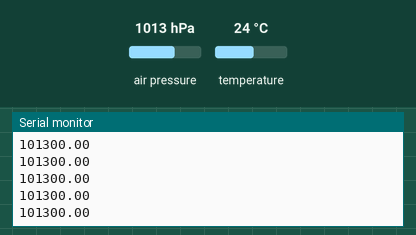
Simulated run of this sketch. Board: Arduino Uno, built with avr-gcc and run on an emulated ATmega328P. Shown: the last lines printed to the serial monitor. The inputs (shaded band) are chosen by the test bench; at power-on: air pressure 1013 hPa, temperature 24 °C.

Above: at 1.2 s.
1.3 s: air pressure set to 952 hPa
At 1.72 s:
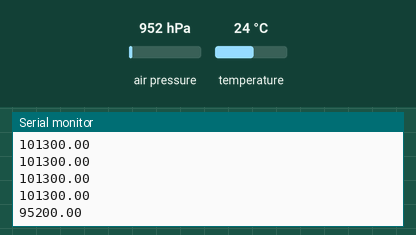
2.8 s: air pressure set to 975 hPa
At 3.0 s:
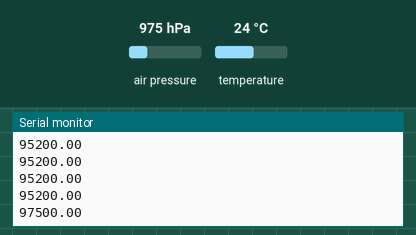
Timing chart, 0 to 5.8 s (numbered marks = the images above; inputs shaded):
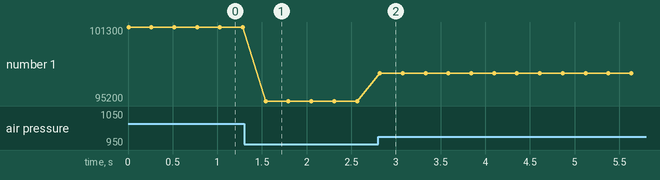

The sketch:

bmp180_toptechboy_numericPressur_v2.ino
```cpp
#include "Wire.h"
#include "Adafruit_BMP085.h"

Adafruit_BMP085 mySensor; // Create a pressure sensor called mySensor

float tempC;// variable to hold the temperature reading
float tempF;
float pressurePa; //variable to hold the barometric pressure in Pa

void setup() {
  // put your setup code here, to run once:
  Serial.begin(9600); //Start the serial monitor

  mySensor.begin();//initialize mySensor

}

void loop() {
  // put your main code here, to run repeatedly:
  tempC = mySensor.readTemperature();//read temperature in C
  tempF = tempC*1.8 + 32.; //convert temp to F

  pressurePa = mySensor.readPressure();// read pressure


  Serial.println(pressurePa);


  delay(250);

}
```

Measured:
- after the input at 1.3 s, the serial monitor: prints a new line after 0.24 s (image 1)
- after the input at 2.8 s, the serial monitor: prints a new line at once (image 2)
- plotted number 1: 101300 → 95200 after the input at 1.3 s, 95200 → 97500 after the input at 2.8 s
